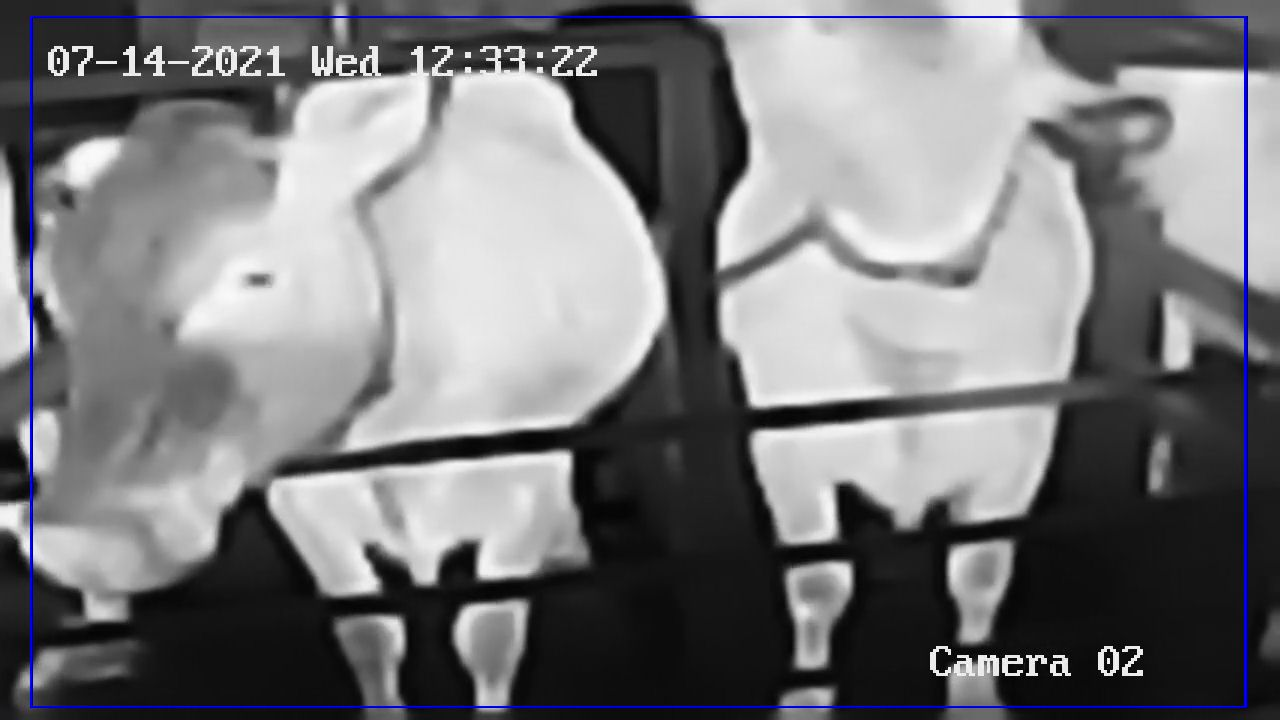
#> input picture data/otsu/thermal/greyscale/192.168.88.175_02_20210714123323768.jpg, 1280 x 720 px
$ jupyter execute otsu.ipynb
#> lines starting #> are read from the running program, lines starting #| are printed output that depends on the picture; after the words box and inside, x2 and y2 are one past the last pixel; in counts of white or black regions, pixels touching at a corner belong together
# Otsu binarising/auto-labelling

[cell 1]
import os
import cv2
import numpy as np
from matplotlib import pyplot as plt

[cell 2]
# Random image
img = cv2.imread('data/otsu/thermal/greyscale/192.168.88.175_02_20210714123323768.jpg',0)

[cell 3]
# global thresholding
ret1,th1 = cv2.threshold(img,127,255,cv2.THRESH_BINARY)
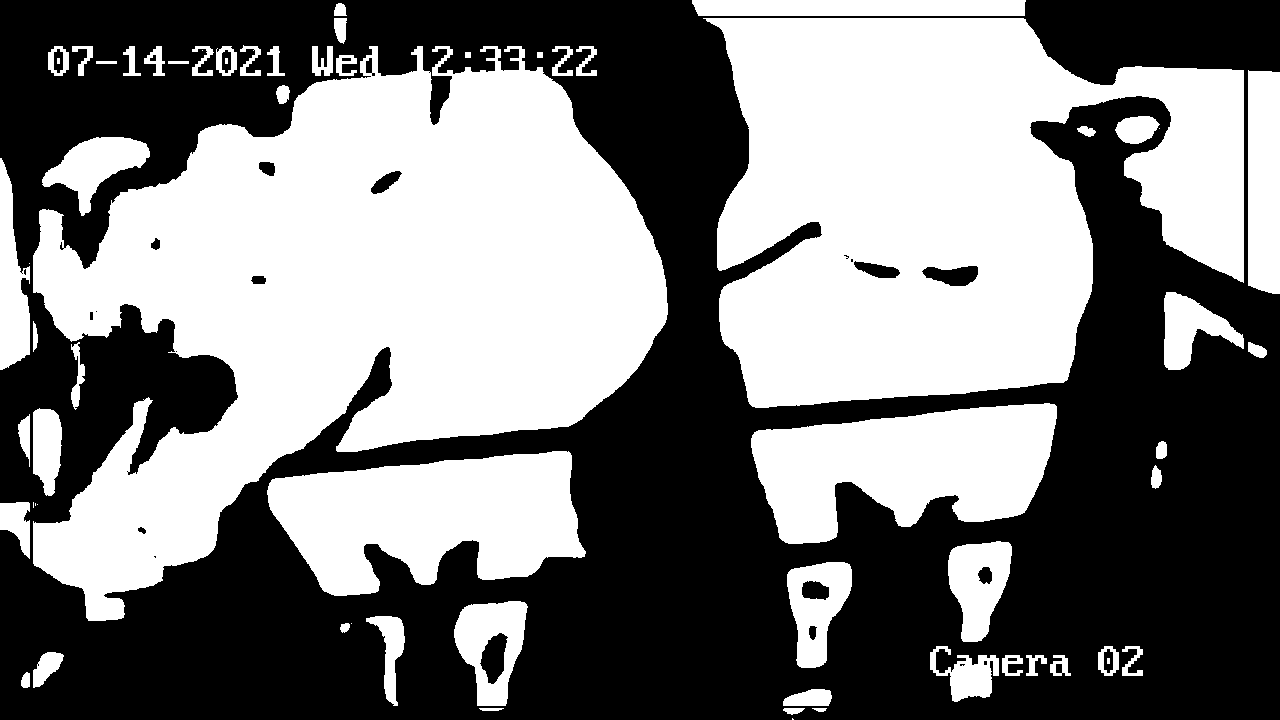
#> th1: shape (720, 1280); 48.6% white; 66 white regions (11 under 20 px), largest, box (x1, y1, x2, y2) and area: (33, 46, 668, 621) 189658, (703, 18, 1244, 408) 145602, (267, 451, 586, 596) 31329
# Otsu's thresholding
ret2,th2 = cv2.threshold(img,0,255,cv2.THRESH_BINARY+cv2.THRESH_OTSU)
#> th2: shape (720, 1280); 50.8% white; 38 black regions (16 under 20 px), largest, box (x1, y1, x2, y2) and area: (0, 0, 1280, 720) 448025, (1070, 97, 1170, 132) 1977, (431, 76, 452, 123) 616
#> ret2 = 119
# Otsu's thresholding after Gaussian filtering
blur = cv2.GaussianBlur(img,(5,5),0)
ret3,th3 = cv2.threshold(blur,0,255,cv2.THRESH_BINARY+cv2.THRESH_OTSU)
#> th3: shape (720, 1280); 50.8% white; 25 black regions (6 under 20 px), largest, box (x1, y1, x2, y2) and area: (0, 0, 1280, 720) 447798, (1070, 97, 1170, 132) 1965, (431, 77, 450, 122) 590
#> ret3 = 119
# plot all the images and their histograms
images = [img, 0, th1,
          img, 0, th2,
          blur, 0, th3]
titles = ['Original Noisy Image','Histogram','Global Thresholding (v=127)',
          'Original Noisy Image','Histogram',"Otsu's Thresholding",
          'Gaussian filtered Image','Histogram',"Otsu's Thresholding"]
plt.figure(num=1, figsize=(20,20), dpi=80)
for i in range(3):
    plt.subplot(3,3,i*3+1),plt.imshow(images[i*3],'gray')
    plt.title(titles[i*3]), plt.xticks([]), plt.yticks([])
    plt.subplot(3,3,i*3+2),plt.hist(images[i*3].ravel(),256)
    plt.title(titles[i*3+1]), plt.xticks([]), plt.yticks([])
    plt.subplot(3,3,i*3+3),plt.imshow(images[i*3+2],'gray')
    plt.title(titles[i*3+2]), plt.xticks([]), plt.yticks([])
plt.show()

[cell 4]
# Generate intermediate image; use morphological closing to keep parts of the brain together
inter = cv2.morphologyEx(th3, cv2.MORPH_CLOSE, cv2.getStructuringElement(cv2.MORPH_ELLIPSE, (5, 5)))
#> inter: shape (720, 1280); 51.1% white; 33 black regions (1 under 20 px)

# Find largest contour in intermediate image
cnts, _ = cv2.findContours(inter, cv2.RETR_EXTERNAL, cv2.CHAIN_APPROX_NONE)
#> cnts = 29 contours, 1 with area under 20; largest, box (x1, y1, x2, y2) and area: (0, 45, 668, 621) 219490, (691, 0, 1280, 408) 164557, (267, 450, 586, 596) 31228, (751, 402, 1057, 544) 28594, (454, 600, 527, 712) 5372
cnts = sorted(cnts, key=lambda x: cv2.contourArea(x), reverse=True)
cnt = cnts[0]
#> cnt = contour of 3852 points, box (x1, y1, x2, y2) (0, 45, 668, 621), area 219490
cnt2 = cnts[1]
#> cnt2 = contour of 2400 points, box (x1, y1, x2, y2) (691, 0, 1280, 408), area 164557

# Output
out = np.zeros(img.shape, np.uint8)
cv2.drawContours(out, [cnt, cnt2], -1, 255, cv2.FILLED)
#> out: shape (720, 1280); 42% white; 2 white regions, box (x1, y1, x2, y2) and area: (0, 45, 668, 621) 221417, (691, 0, 1280, 408) 165758
out = cv2.bitwise_and(img, out)

# Draw bounding boxes for 2 largest contours
x,y,w,h = cv2.boundingRect(cnt)
#> x = 0; y = 45; w = 668; h = 576
cv2.rectangle(out,(x,y),(x+w,y+h),(255,255,255),2)
x,y,w,h = cv2.boundingRect(cnt2)
#> x = 691; y = 0; w = 589; h = 408
cv2.rectangle(out,(x,y),(x+w,y+h),(255,255,255),2)

# Show original image, Otsu binary image, and 2 largest areas of foreground
plt.figure(num=1, figsize=(20,20))
plt.subplot(1,3,1),plt.imshow(img,'gray')
plt.subplot(1,3,2),plt.imshow(inter,'gray')
plt.subplot(1,3,3),plt.imshow(out,'gray')
plt.show()

[cell 5]
for file in os.listdir('data/otsu/thermal/greyscale'):
    print(file)
    img = cv2.imread(f'data/otsu/thermal/greyscale/{file}',0)
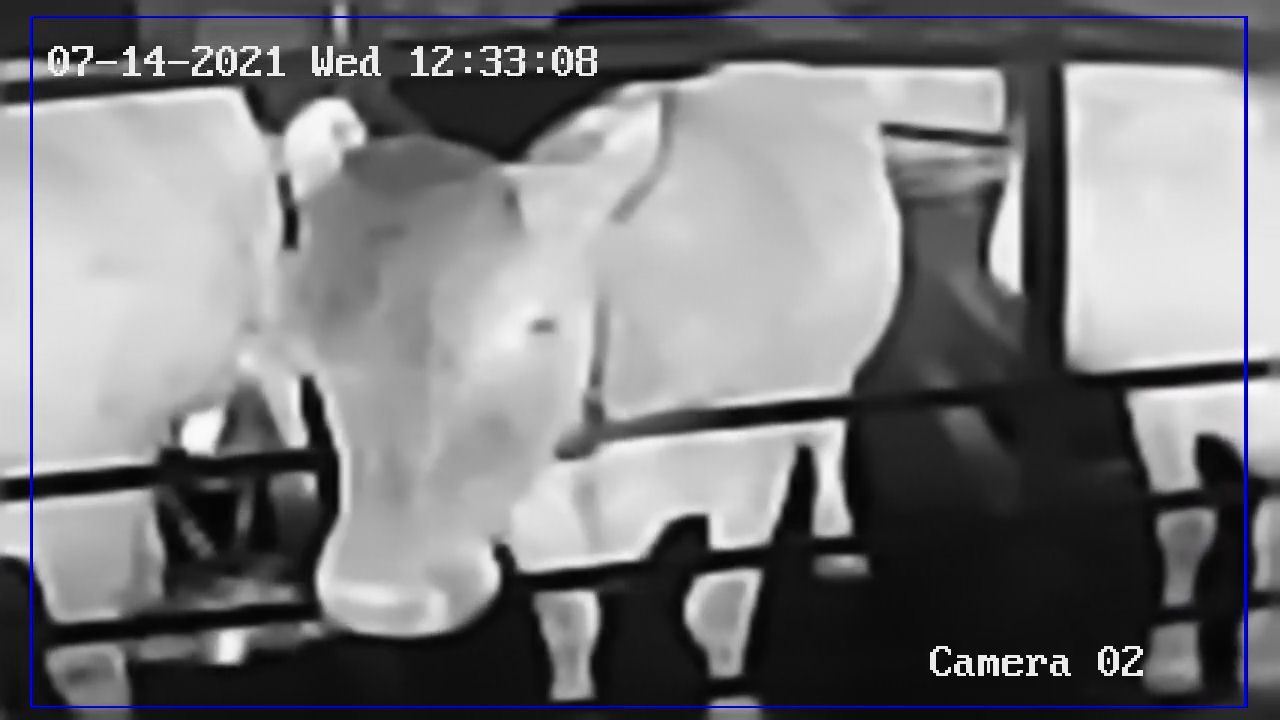
#> input picture data/otsu/thermal/greyscale/192.168.88.175_02_20210714123309966.jpg, 1280 x 720 px
    blur = cv2.GaussianBlur(img,(5,5),0)
    ret,th = cv2.threshold(blur,0,255,cv2.THRESH_BINARY+cv2.THRESH_OTSU)
#> th: shape (720, 1280); 52.9% white; 21 black regions (4 under 20 px), largest, box (x1, y1, x2, y2) and area: (0, 0, 1280, 720) 431496, (278, 175, 300, 251) 1082, (504, 190, 516, 210) 195
#> ret = 117

    # Generate intermediate image; use morphological closing to keep parts of the brain together
    inter = cv2.morphologyEx(th, cv2.MORPH_CLOSE, cv2.getStructuringElement(cv2.MORPH_ELLIPSE, (5, 5)))
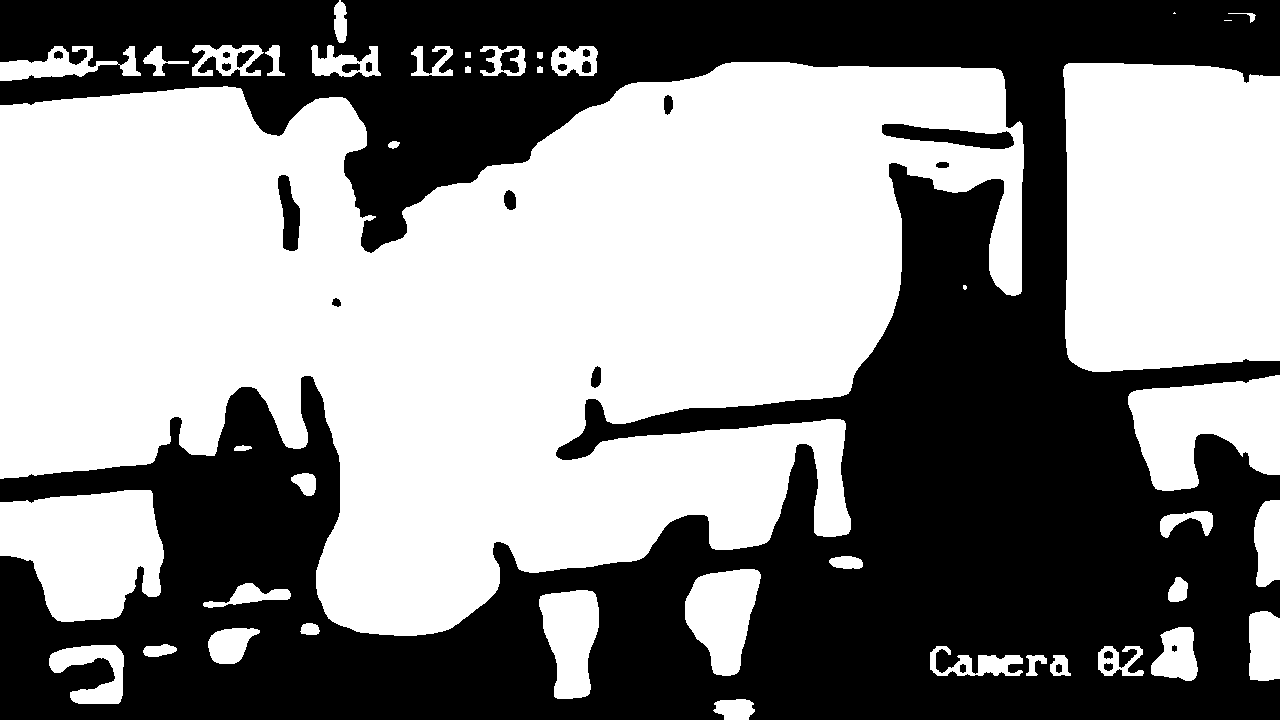
#> inter: shape (720, 1280); 53.3% white; 24 black regions

    # Find 2 largest contours in intermediate image
    cnts, _ = cv2.findContours(inter, cv2.RETR_EXTERNAL, cv2.CHAIN_APPROX_NONE)
#> cnts = 42 contours, 3 with area under 20; largest, box (x1, y1, x2, y2) and area: (0, 62, 1024, 636) 365933, (1063, 63, 1280, 372) 63469, (0, 490, 164, 622) 15760, (1128, 375, 1280, 491) 11550, (685, 569, 761, 676) 5338
    cnts = sorted(cnts, key=lambda c: cv2.contourArea(c), reverse=True)
    cnt = cnts[0]
#> cnt = contour of 4614 points, box (x1, y1, x2, y2) (0, 62, 1024, 636), area 365933
    cnt2 = cnts[1]
#> cnt2 = contour of 1016 points, box (x1, y1, x2, y2) (1063, 63, 1280, 372), area 63469

    # Output
    out = np.zeros(img.shape, np.uint8)
    cv2.drawContours(out, [cnt, cnt2], -1, 255, cv2.FILLED)
#> out: shape (720, 1280); 46.9% white; 2 white regions, box (x1, y1, x2, y2) and area: (0, 62, 1024, 636) 368241, (1063, 63, 1280, 372) 63978
    out = cv2.bitwise_and(img, out)

    # Draw bounding boxes for 2 largest contours
    x,y,w,h = cv2.boundingRect(cnt)
#> x = 0; y = 62; w = 1024; h = 574
    cv2.rectangle(out,(x,y),(x+w,y+h),(255,255,255),2)
    x,y,w,h = cv2.boundingRect(cnt2)
#> x = 1063; y = 63; w = 217; h = 309
    cv2.rectangle(out,(x,y),(x+w,y+h),(255,255,255),2)
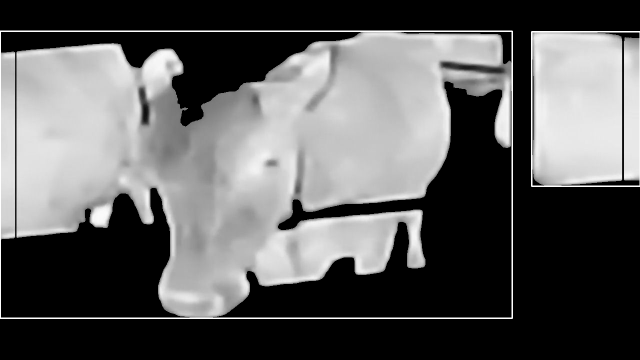
#> out: shape (720, 1280) (shown at 1/2 size); min 0, max 255, mean 93.9

    # Show original image, Otsu binary image, and 2 largest areas of foreground
    plt.figure(num=1, figsize=(20,20))
    plt.subplot(1,3,1),plt.imshow(img,'gray')
    plt.subplot(1,3,2),plt.imshow(inter,'gray')
    plt.subplot(1,3,3),plt.imshow(out,'gray')
    plt.show()

    # Write
    cv2.imwrite(f'temp/{file}', out)
#> pass 2 of the loop `for file in os.listdir('data/otsu/thermal/greyscale'):`:
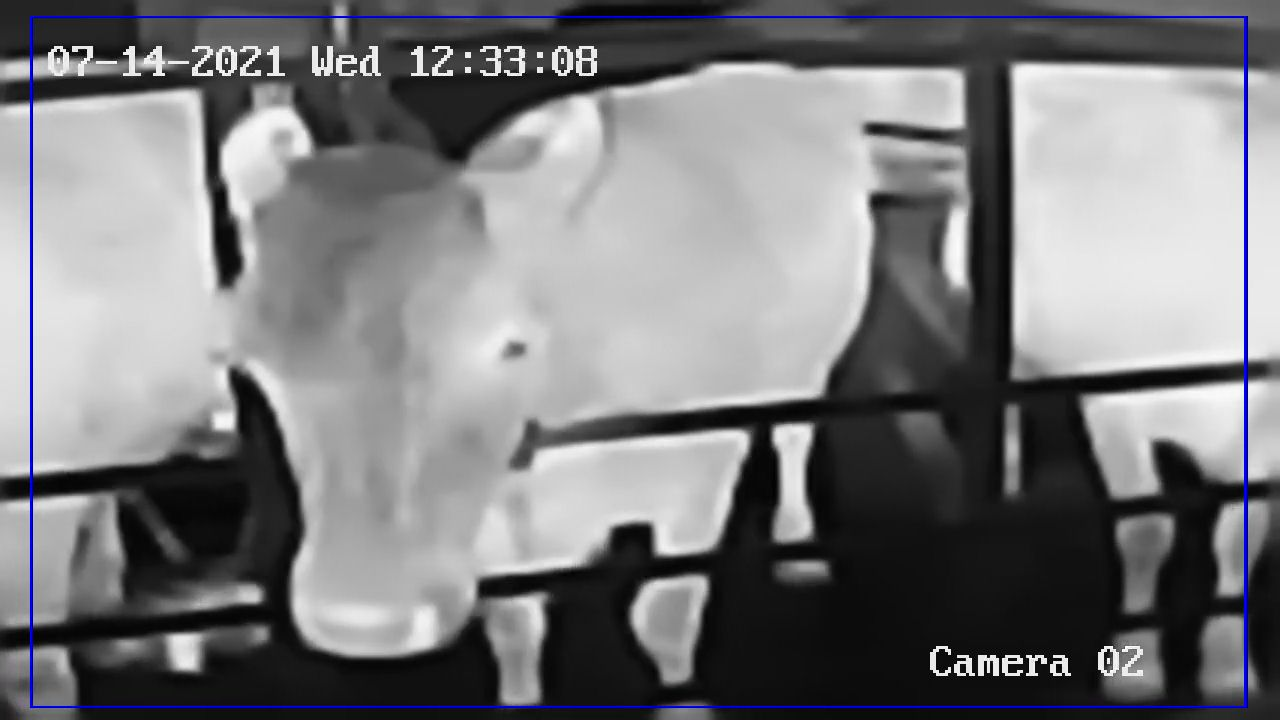
#> input picture data/otsu/thermal/greyscale/192.168.88.175_02_20210714123310662.jpg, 1280 x 720 px
#> `ret,th = cv2.threshold(blur,0,255,cv2.THRESH_BINARY+cv2.THRESH_OTSU)`:
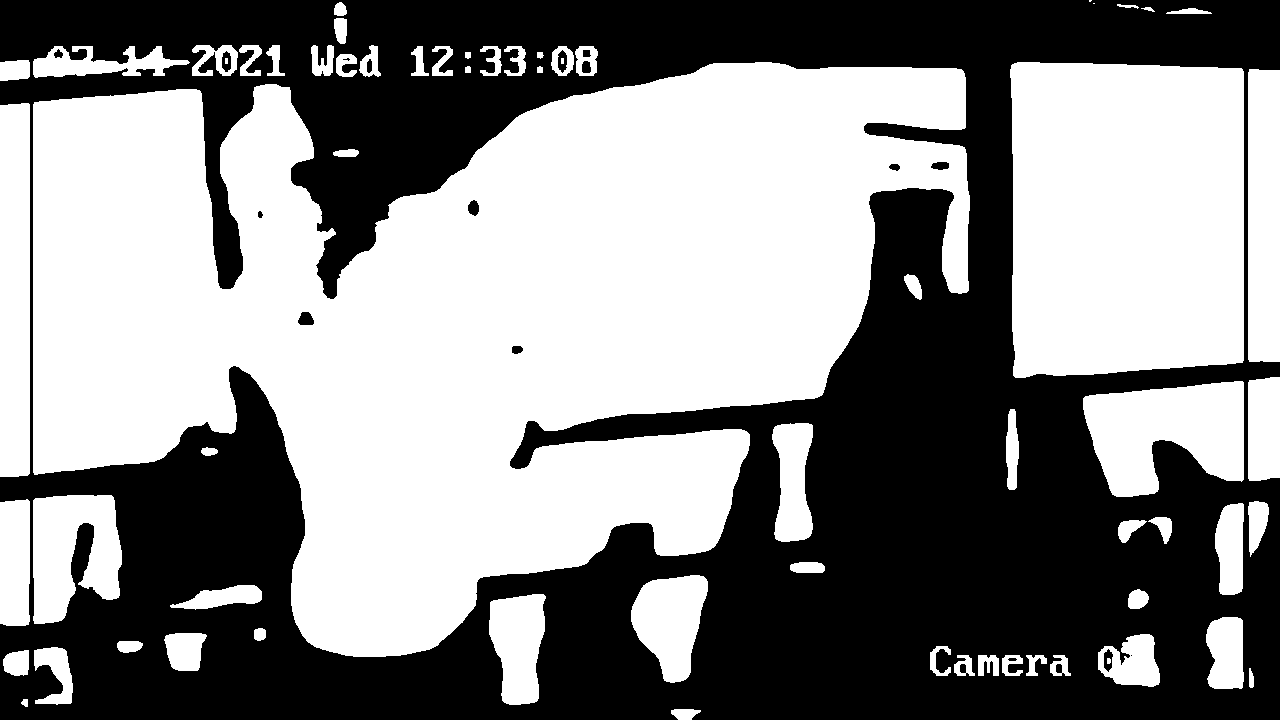
#> th: shape (720, 1280); 53.7% white; 17 black regions (2 under 20 px), largest, box (x1, y1, x2, y2) and area: (0, 0, 1280, 720) 425152, (298, 312, 314, 325) 164, (558, 50, 567, 73) 141
#> ret = 116
#> `cnts, _ = cv2.findContours(inter, cv2.RETR_EXTERNAL, cv2.CHAIN_APPROX_..`: cnts = 46 contours, 2 with area under 20; largest, box (x1, y1, x2, y2) and area: (0, 62, 970, 657) 345902, (1010, 62, 1280, 378) 80809, (1083, 377, 1280, 497) 16396, (0, 495, 122, 626) 13206, (631, 575, 708, 683) 5444
#> `cnt = cnts[0]`: cnt = contour of 4552 points, box (x1, y1, x2, y2) (0, 62, 970, 657), area 345902
#> `cnt2 = cnts[1]`: cnt2 = contour of 1140 points, box (x1, y1, x2, y2) (1010, 62, 1280, 378), area 80809
#> `x,y,w,h = cv2.boundingRect(cnt)`: x = 0; y = 62; w = 970; h = 595
#> `x,y,w,h = cv2.boundingRect(cnt2)`: x = 1010; w = 270; h = 316
#> `cv2.rectangle(out,(x,y),(x+w,y+h),(255,255,255),2)`:
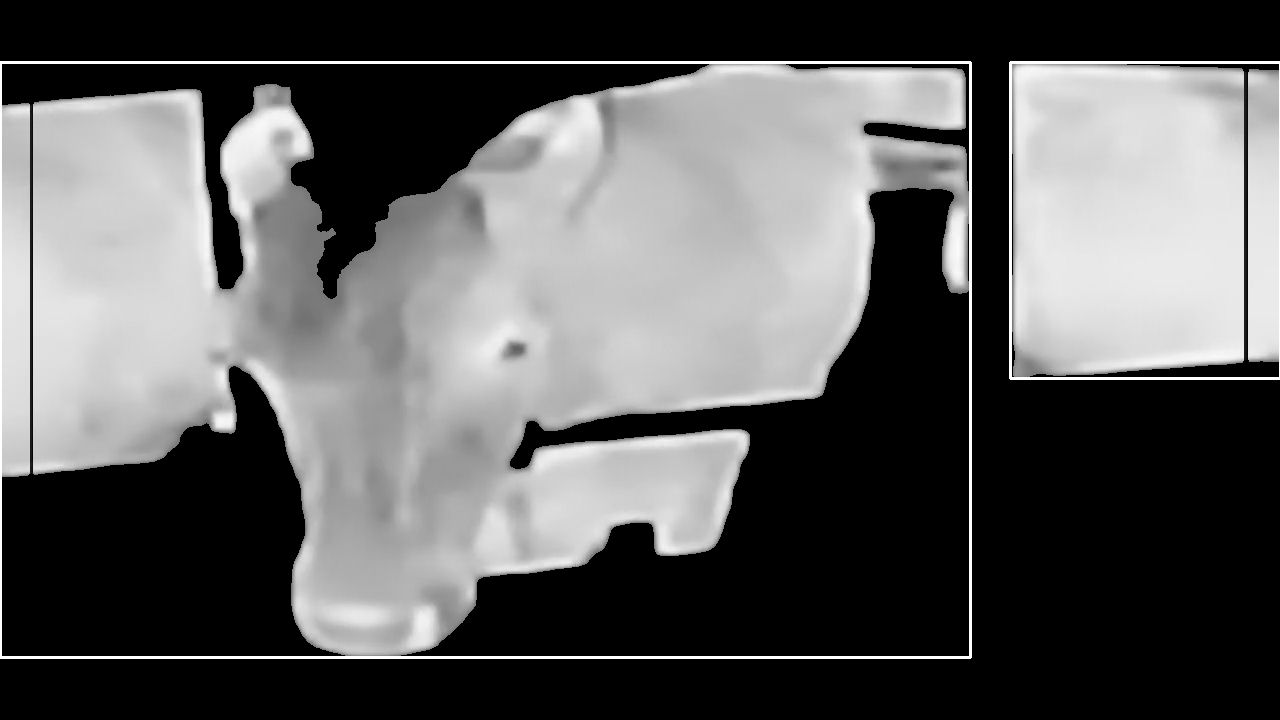
#> out: shape (720, 1280); min 0, max 255, mean 93.4
